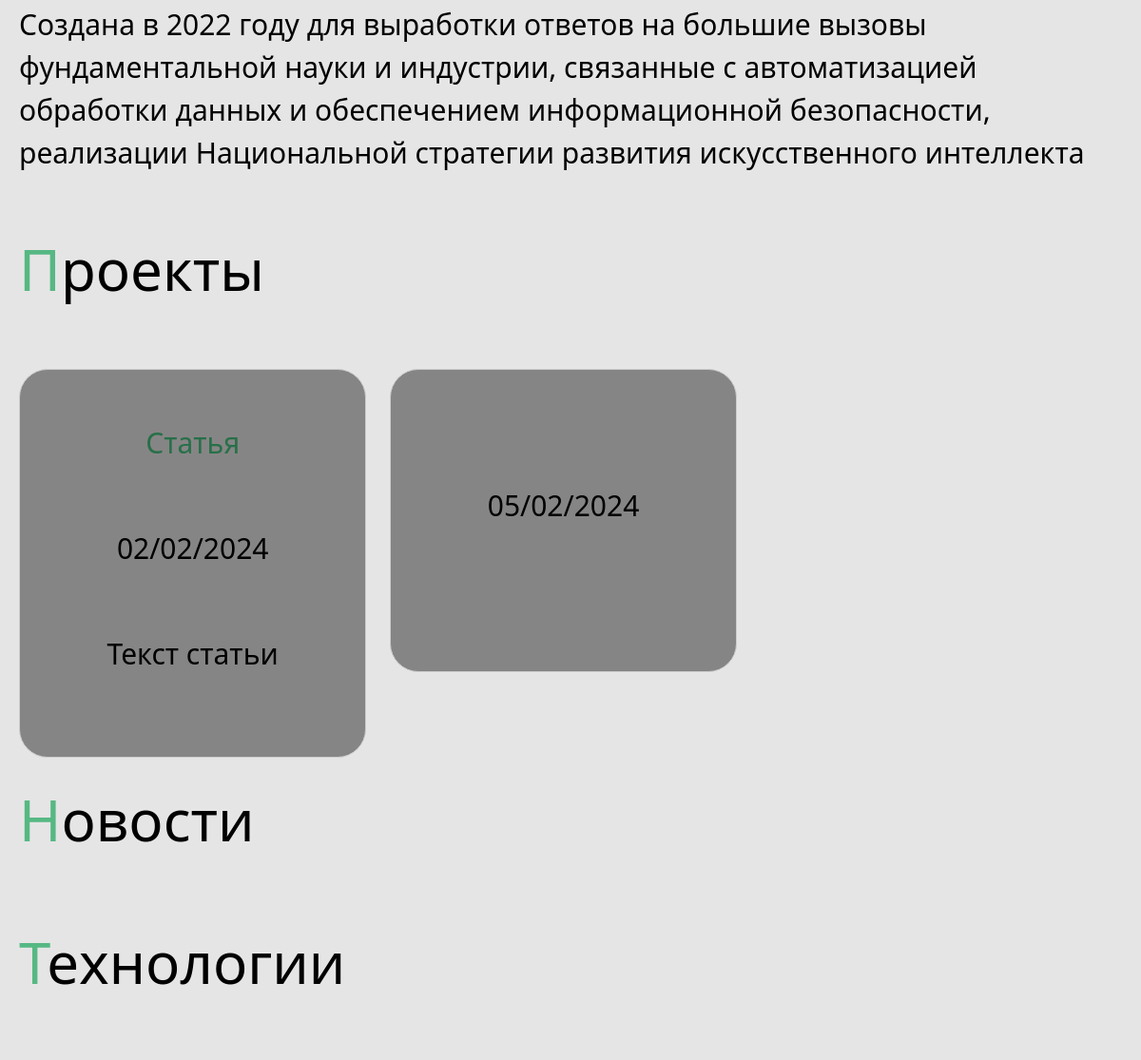
Before: / (middle part) with the older database file.
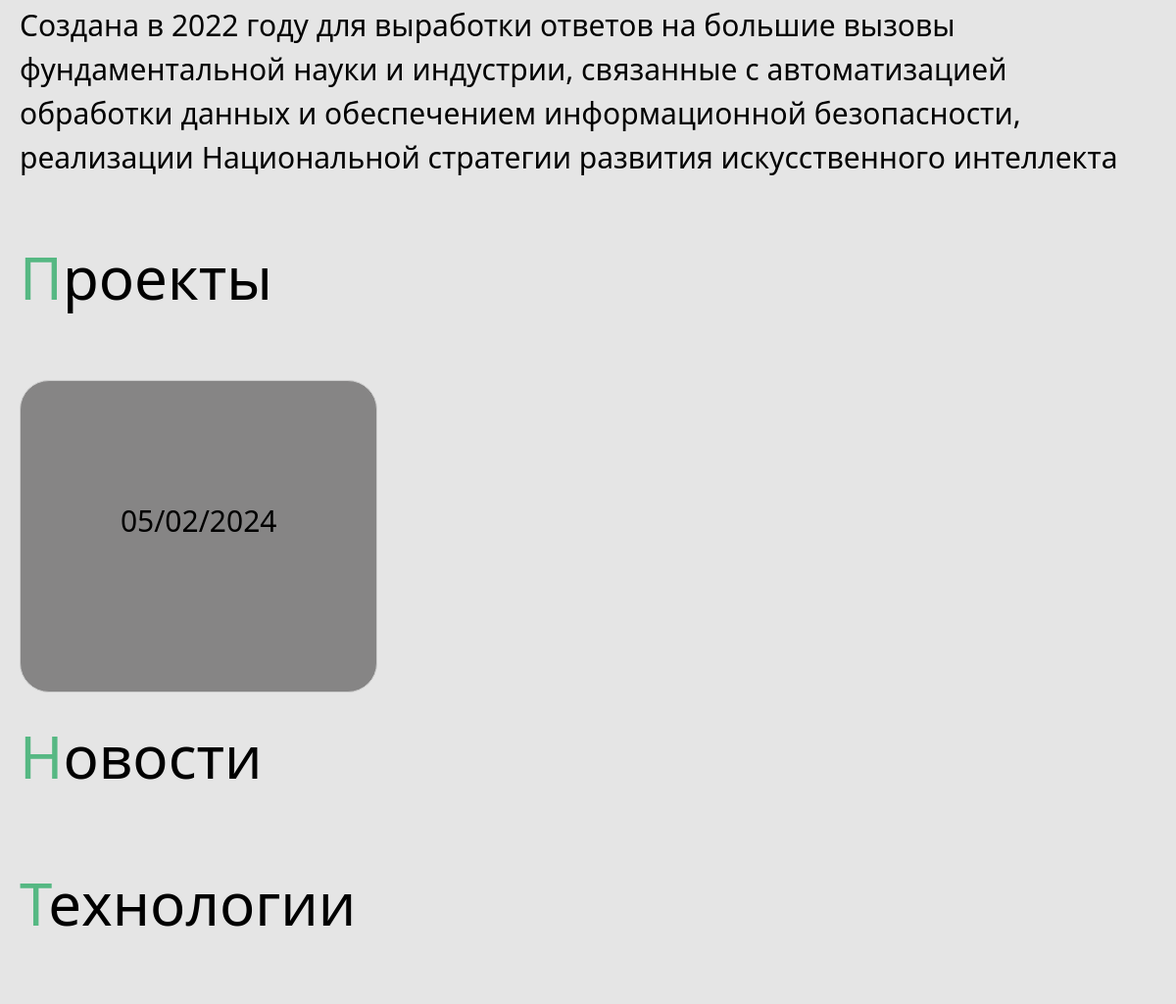
After: the same page with the newer database file.
### tables this page shows
CREATE TABLE posts (
    id INTEGER PRIMARY KEY AUTOINCREMENT,
    created TIMESTAMP NOT NULL DEFAULT CURRENT_TIMESTAMP,
    title TEXT NOT NULL,
    content TEXT NOT NULL,
    status TEXT DEFAULT draft,
    author TEXT NOT NULL
);

### app.py (the view)
@app.route("/")
def index():
    path = url_for('static', filename='img/robot.jpg')
    path1 = url_for('static', filename='img/ruk.jpg')
    path2 = url_for('static', filename='img/robot2.jpg')
    path3 = url_for('static', filename='php/sender.php')
    is_admin = None
    if str(current_user.is_authenticated) != 'False':
        is_admin = int(current_user.get_admin())
    else:
        is_admin = None
    return render_template(
        'index.html',
        tecnol=dbase.getTechnJSON(),
        posts=dbase.getJSON(),
        path=path,
        path1=path1,
        path2=path2,
        path3=path3,
        auth_user=str(current_user.is_authenticated),
        is_admin=is_admin
    )

### DataBase.py (called while the page is built)
    def getJSON(self):
        sql = '''SELECT * FROM posts'''
        try:
            self.__cur.execute(sql)
            res = self.__cur.fetchall()
            if res:
                blocks_list = [dict(ix) for ix in res]
                return blocks_list
        except:
            return False
        return []

    def getTechnJSON(self):
        sql = '''SELECT * FROM technologies'''
        try:
            self.__cur.execute(sql)
            res = self.__cur.fetchall()
            if res:
                blocks_list = [dict(ix) for ix in res]
                return blocks_list
        except:
            return False
        return []

### app.py (called while the page is built)
@app.before_request
def before_request():
    global dbase
    db = get_db()
    dbase = DataBase(db)

def connect_db():
    conn = sqlite3.connect(app.config['DATABASE'])
    conn.row_factory = sqlite3.Row
    return conn

def get_db():
    if not hasattr(g, 'link_db'):
        g.link_db = connect_db()
    return g.link_db

### templates/index.html (shortened to what this page needs)
{% extends 'base.html' %}
{% block content %}
    <link type="text/css" href="{{ url_for('static', filename='css/style1.css') }}" rel="stylesheet"/>
    <div class="wrapper">
        <div class="content mt-5">
            <div class="about" id="dev">
            </div>
            <div class="txt">
                Создана в 2022 году для выработки ответов на большие вызовы фундаментальной науки и индустрии,
                связанные
                с
                автоматизацией обработки данных и обеспечением информационной безопасности, реализации Национальной
                стратегии
                развития искусственного интеллекта
            </div>
            <div class="about" id="naszabuv">
                Проекты
            </div>
            <div class="proj">
                <div class="pram">
                    {% for post in posts %}
                        {% if post["status"] == 'public' %}
                            <div class="child"><p class="Z">{{ post['title'] }}
                                <p>{{ post['created'] }}
                                <p>{{ post['content'] }}
                                <p class="Z">{{ post['autor'] }}
                            </div>
                        {% endif %}
                    {% endfor %}
                </div>
            </div>
            <div class="about" id="news">
                Новости
            </div>
            <div class="about" id="kirasib">
                Технологии
            </div>
        </div>
    </div>
{% endblock %}

Changed rows visible on the page:
no longer on this page (row edited): posts: title "Статья", created "02/02/2024", content "Текст статьи"
